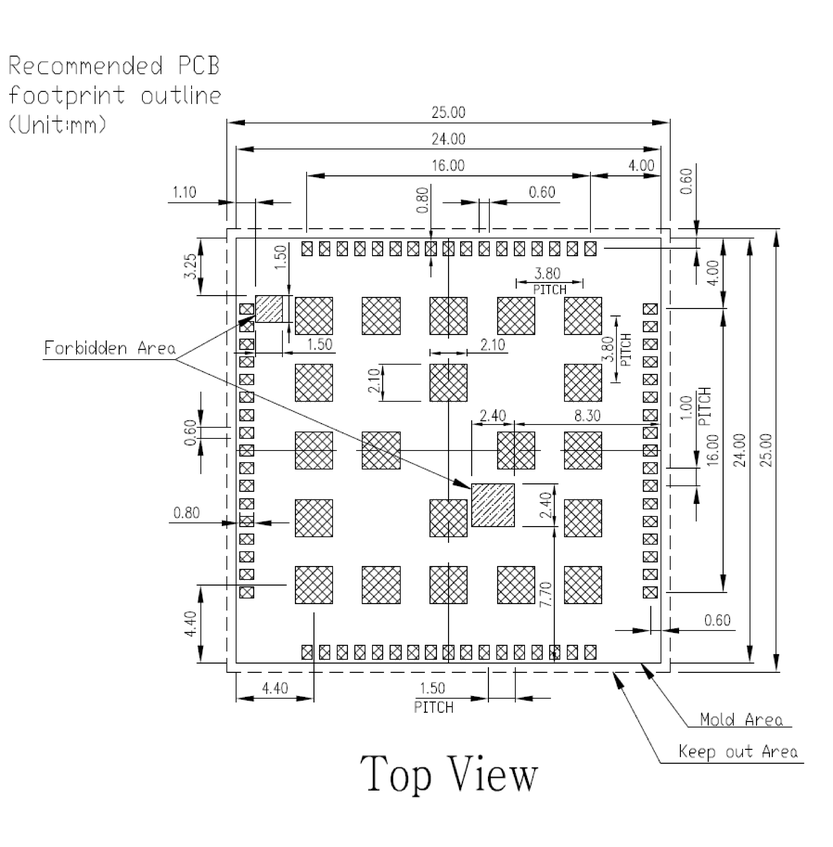
#> input picture ST909B-4G/Datasheet/pdf_render/a7670_p20_fig600.png, 833 x 847 px, shrunk from 4135 x 4202 before the run, found by its file name
$ python measure_pads.py
#> lines starting #> are read from the running program, lines starting #| are printed output that depends on the picture; after the words box and inside, x2 and y2 are one past the last pixel; in counts of white or black regions, pixels touching at a corner belong together
# Definitive pad measurement for A7670 figures 3 (bot view), 4 (footprint), 5 (stencil)
# Strategy: detect pad-like components, calibrate scale from inner-grid pitch (3.80 mm),
# report pad centers in mm relative to module TL corner (fitted from pad clusters).
import numpy as np
from PIL import Image
from scipy import ndimage
import os

D = r"D:\Tracker\ST909B-4G\Datasheet\pdf_render"

def comps(img_path, mode, min_px=8):
#> called with mode = 'hatch', min_px = 8
    img = np.array(Image.open(img_path).convert("L"))
    bw = img < 128
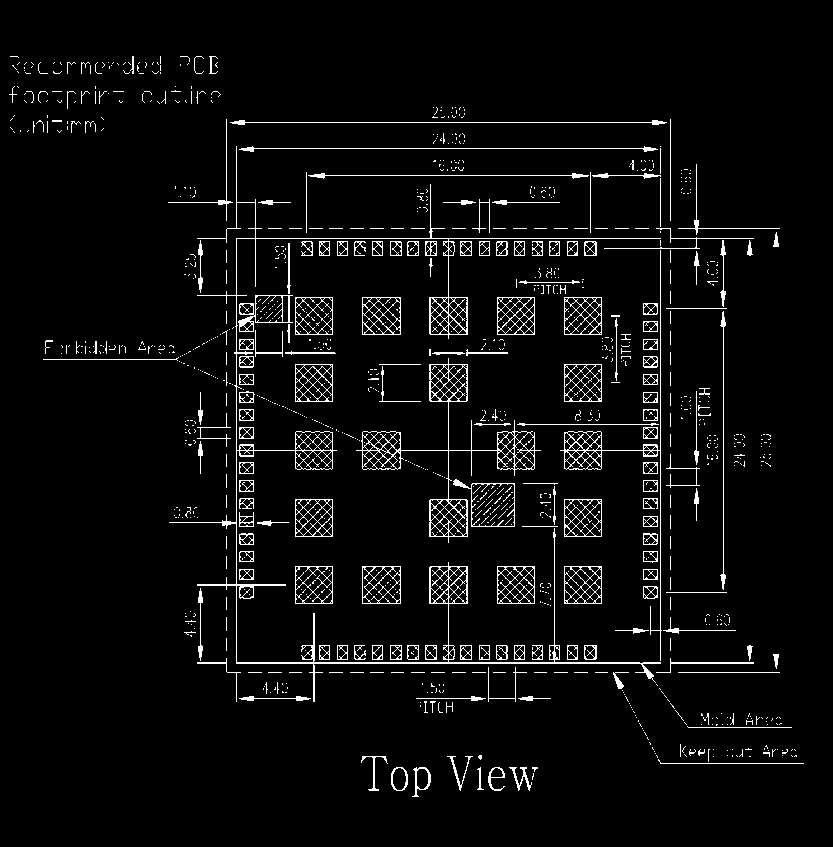
#> bw: shape (847, 833) bool; 4.4% white in thin lines or dots, all inside (x1, y1, x2, y2) = (9, 56, 804, 797)
    lab, n = ndimage.label(bw)
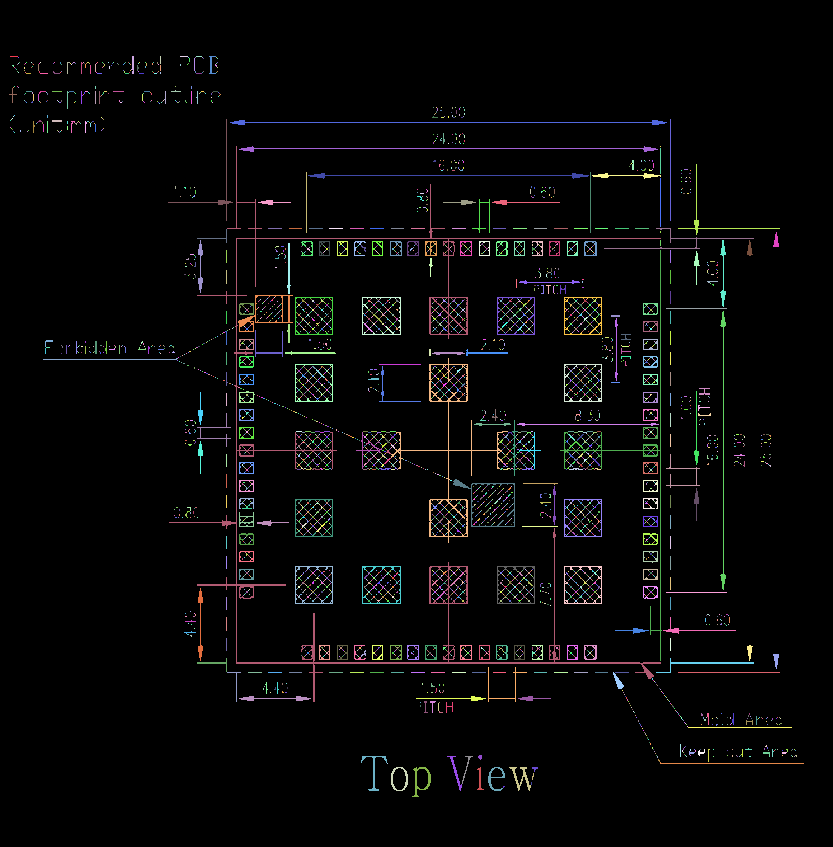
#> lab: shape (847, 833) int32; 4678 distinct labels, from 0 to 4677; one colour per label, 0 black
#> n = 4677
    sl = ndimage.find_objects(lab)
#> sl = 4677 items
    out = []
    for i, s in enumerate(sl, 1):
        y0, y1 = s[0].start, s[0].stop
        x0, x1 = s[1].start, s[1].stop
        w, h = x1 - x0, y1 - y0
        a = int((lab[s] == i).sum())
        if w < min_px or h < min_px or a < 40:
            continue
        fill = a / (w * h)
        out.append(dict(x0=x0, y0=y0, x1=x1, y1=y1, w=w, h=h, a=a, fill=fill))
#> this loop made 4677 passes
#> (y0, y1, x0, x1, w, h, a) on passes 1 to 3: (56, 57, 10, 18, 8, 1, 8), (56, 74, 131, 134, 3, 18, 36), (56, 64, 160, 161, 1, 8, 8)
#> after the loop, out = 101 items
    return out

def cluster_report(name, path, sel, expect_inner_pitch=3.80):
    cs = comps(path, sel)
#> cs = 101 items
    # inner pads are the biggest squares; find pitch from them
    # first coarse filter: keep comps with 0.45mm..3.2mm bbox (needs scale guess ~ any)
    # estimate scale: try all pairs? simpler: assume biggest square-ish comps are inner pads
    sq = [c for c in cs if 0.7 < c["w"] / c["h"] < 1.4 and c["w"] > 25]
#> sq = 21 items
    sq.sort(key=lambda c: -c["w"])
    # take median gap of the top ~30 biggest squares' x-centers differences
    big = sq[:32]
#> big = 21 items
    cen = sorted((c["x0"] + c["x1"]) / 2 for c in big)
#> cen = [214, 269, 314, 314, 314, 314, 369, 374, 381.5, 381.5, 400, 415, 484, 507.5, 516, 516, 583, 583, 583, 583, 683]
    diffs = [b - a for a, b in zip(cen, cen[1:]) if b - a > 40]
#> diffs = [55, 45, 55, 69, 67, 100]
    if not diffs:
        print(name, "FAIL: no pitch")
        return
    diffs.sort()
    pitch_px = np.median(diffs)
#> pitch_px = 61
    S = pitch_px / expect_inner_pitch
#> S = 16.05
    print(f"== {name}: pitch_px={pitch_px:.1f} scale={S:.2f} px/mm, comps={len(cs)}")
#| == fig4: pitch_px=61.0 scale=16.05 px/mm, comps=101

    # classify all comps in mm
    mm = []
    for c in cs:
        w, h = c["w"] / S, c["h"] / S
        if not (0.30 < w < 3.4 and 0.30 < h < 3.4):
            continue
        cx = (c["x0"] + c["x1"]) / 2 / S
        cy = (c["y0"] + c["y1"]) / 2 / S
        mm.append(dict(x=cx, y=cy, w=w, h=h, fill=c["fill"], a=c["a"]))
#> this loop made 101 passes
#> (w, h, cx, cy) on passes 4, 6, 7, 8, 9, 10, 11, 12, 13, 14, 15, 16: (1.12, 2.12, 29.96, 13.46), (1.87, 0.872, 13.21, 14.7), (0.748, 0.934, 19.12, 15.48), (0.685, 0.934, 20.21, 15.48), (0.685, 0.934, 21.34, 15.48), (0.748, 0.934, 22.43, 15.48), (0.685, 0.934, 23.52, 15.48), (0.748, 0.934, 24.67, 15.48), (0.748, 0.934, 25.73, 15.48), (0.748, 0.934, 26.85, 15.48), (0.748, 0.934, 29.03, 15.48), (0.685, 0.934, 30.18, 15.48)
#> (w, h) on passes 1, 2, 3, 5, 23, 24: (4.05, 6.35), (30.65, 34.64), (6.35, 4.42), (9.34, 1.31), (6.35, 25.6), (3.43, 2.3)
#> after the loop, mm = 91 items
    # fit module TL: use inner grid: pads at 4.40+k*3.80. Find best offset via median of (x mod 3.80)
    # simpler: known model centers 4.40..19.60 -> use the 20 biggest square comps
    bigmm = sorted([m for m in mm if 0.8 < m["w"] < 3.2 and 0.8 < m["h"] < 3.2],
                   key=lambda m: -m["w"] * m["h"])[:26]
#> bigmm = 26 items
    if len(bigmm) < 10:
        print("  too few big comps")
        return
    xs = sorted(m["x"] for m in bigmm)
#> xs = 26 values from 13.21 to 42.55
    ys = sorted(m["y"] for m in bigmm)
#> ys = 26 values from 13.46 to 48.71
    # offset so that cluster of 5 distinct x values starts at 4.40
    # find the leftmost dense cluster
    def grid_offset(vals):
        # vals are px/mm centers; expected set {4.40,8.20,12.00,15.80,19.60}+o
        best = None
        for o in np.arange(min(vals) - 5.2, min(vals) + 0.2, 0.02):
            err = 0.0
            for v in vals:
                d = min(abs(v - (o + t)) for t in (4.40, 8.20, 12.00, 15.80, 19.60))
                err += d
            if best is None or err < best[1]:
                best = (o, err)
        return best
    ox, ex = grid_offset(xs)
    oy, ey = grid_offset(ys)
    print(f"  module TL fit: ox={ox:.2f} (err {ex:.2f}) oy={oy:.2f} (err {ey:.2f})")
#|   module TL fit: ox=11.77 (err 52.30) oy=13.64 (err 117.23)

    # shift all comps to module coords
    for m in mm:
        m["x"] -= ox
        m["y"] -= oy
#> this loop made 91 passes

    # report by region
    def region(m):
        x, y, w, h = m["x"], m["y"], m["w"], m["h"]
        if x < 2.0 and 0.0 < y < 24.0:
            return "L"
        if x > 22.0 and 0.0 < y < 24.0:
            return "R"
        if y < 2.0 and 0.0 < x < 24.0:
            return "T"
        if y > 22.0 and 0.0 < x < 24.0:
            return "B"
        if 3.0 < x < 21.0 and 3.0 < y < 21.0:
            return "I"
        return "?"

    groups = {}
    for m in mm:
        groups.setdefault(region(m), []).append(m)
    for r in ["T", "B", "L", "R", "I", "?"]:
        lst = groups.get(r, [])
        if not lst:
            continue
        lst.sort(key=lambda m: (m["y"], m["x"]) if r in "TB" else (m["x"], m["y"]))
        print(f"  -- region {r}: {len(lst)}")
        for m in lst:
            print(f"     c=({m['x']:6.2f},{m['y']:6.2f})  size {m['w']:4.2f}x{m['h']:4.2f} fill {m['fill']:.2f}")
#> this loop made 6 passes
#> (printed output is left out)

print("### FIGURE 4 footprint (p20)")
cluster_report("fig4", os.path.join(D, "a7670_p20_fig600.png"), "hatch")
print()
print("### FIGURE 5 stencil (p21 img1)")
cluster_report("stencil", os.path.join(D, "a7670_p21_img1.png"), "solid")
#> call 2 of comps, with mode = 'solid', min_px = 8
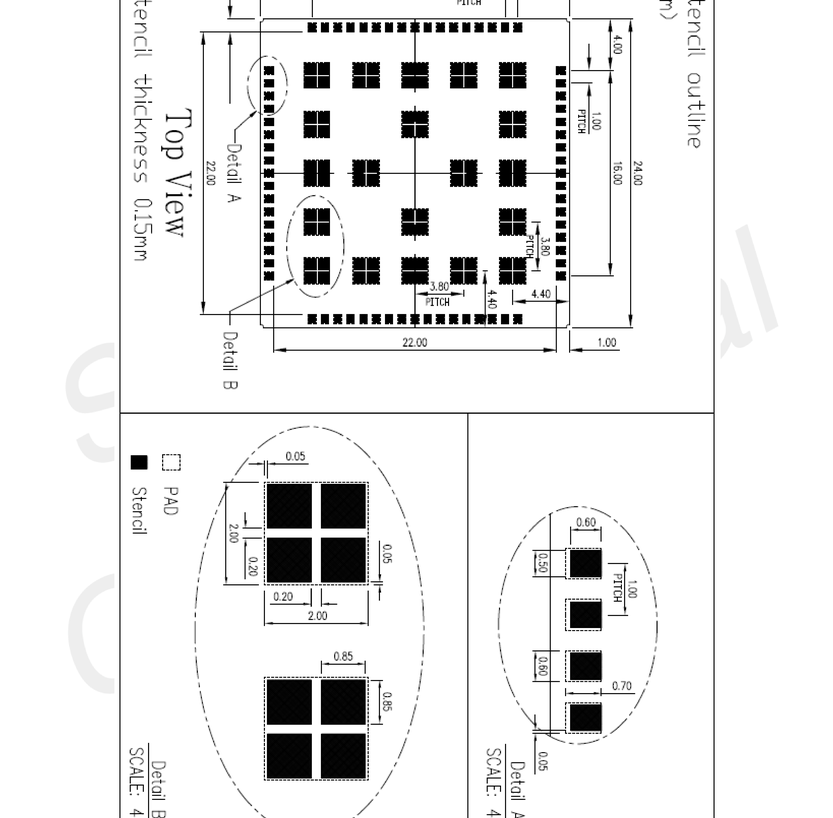
#> input picture ST909B-4G/Datasheet/pdf_render/a7670_p21_img1.png, 833 x 818 px, shrunk from 4135 x 4061 before the run, found by its file name
#> in comps (call 2), `bw = img < 128`: bw: shape (818, 833) bool; 8.1% white; 1255 white regions (1091 under 20 px), largest, box (x1, y1, x2, y2) and area: (200, 18, 570, 353) 5762, (119, 0, 715, 818) 4858, (347, 106, 483, 241) 2957
#> in comps (call 2), `lab, n = ndimage.label(bw)`:
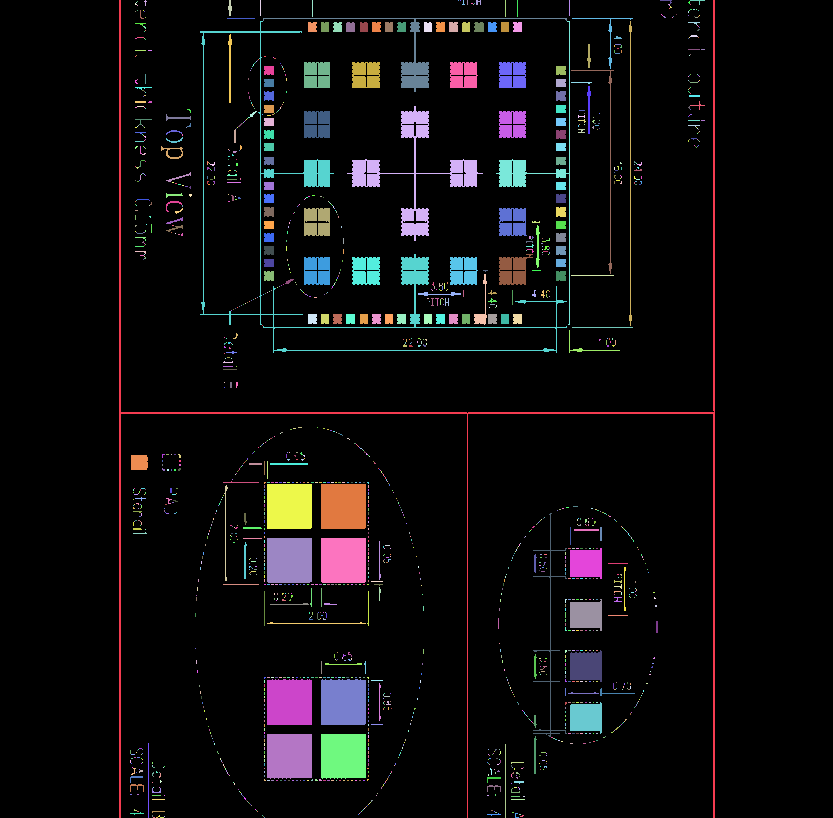
#> lab: shape (818, 833) int32; 1757 distinct labels, from 0 to 1756; one colour per label, 0 black
#| == stencil: pitch_px=48.5 scale=12.76 px/mm, comps=102
#> the loop in cluster_report (call 2), `for c in cs:` made 102 passes
#|   module TL fit: ox=11.11 (err 129.13) oy=5.40 (err 130.85)
#> the loop in cluster_report (call 2), `for m in mm:` made 84 passes
#> the loop in cluster_report (call 2), `for r in ["T", "B", "L", "R", "I", "?"]:` made 6 passes
#> (printed output is left out)
print()
print("### FIGURE 3 bot view (p19)")
cluster_report("bot", os.path.join(D, "a7670_p19_fig600.png"), "ring")
#> call 3 of comps, with mode = 'ring', min_px = 8
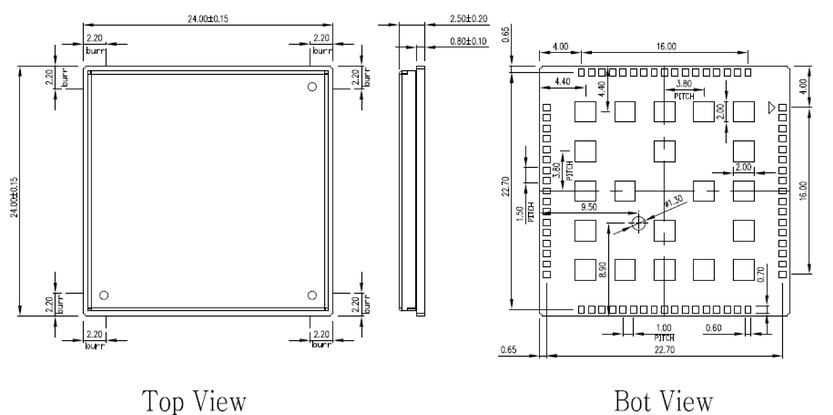
#> input picture ST909B-4G/Datasheet/pdf_render/a7670_p19_fig600.png, 833 x 415 px, shrunk from 4135 x 2057 before the run, found by its file name
#> in comps (call 3), `bw = img < 128`:
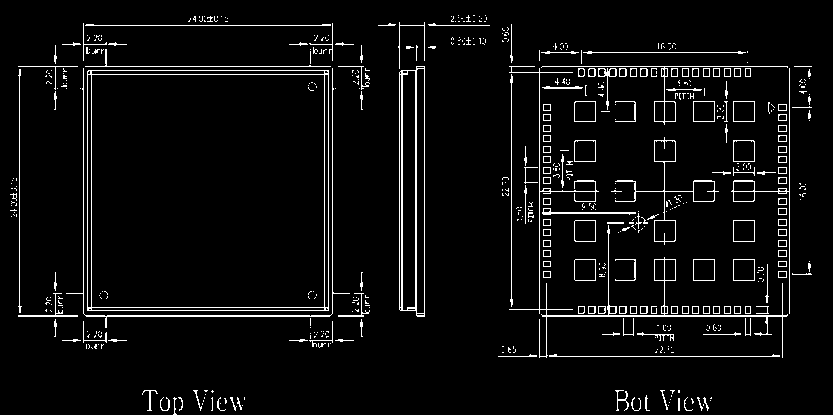
#> bw: shape (415, 833) bool; 4.9% white in thin lines or dots
#> in comps (call 3), `lab, n = ndimage.label(bw)`:
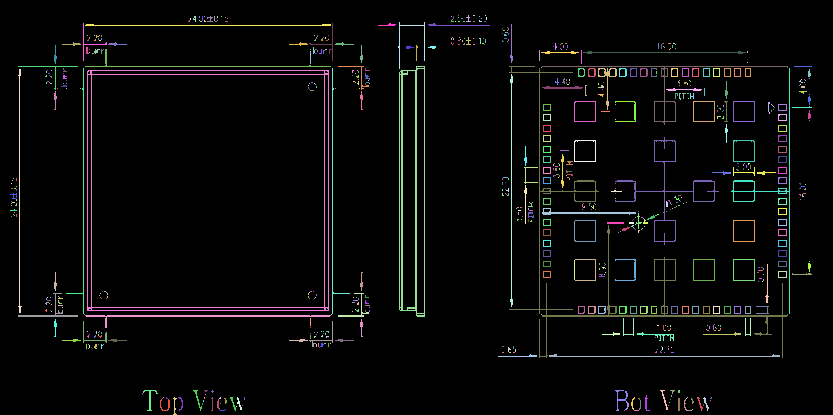
#> lab: shape (415, 833) int32; 751 distinct labels, from 0 to 750; one colour per label, 0 black
